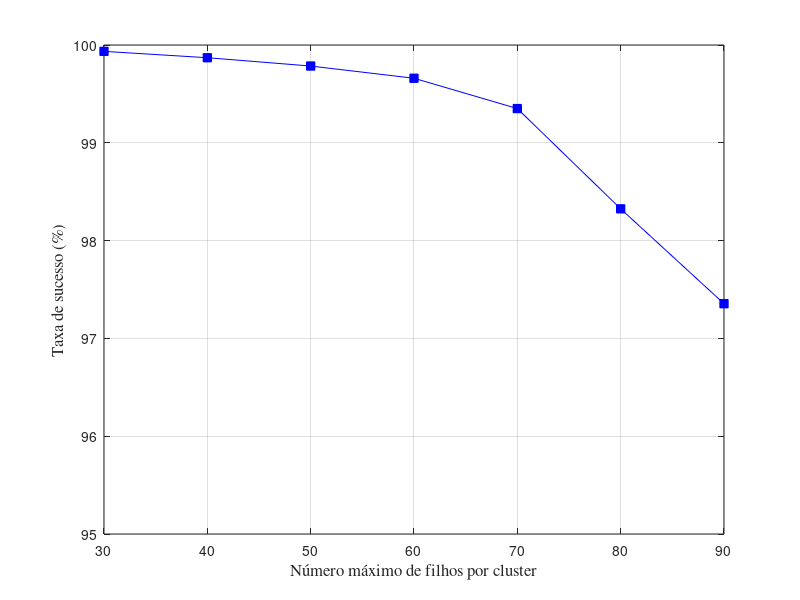

Recreate this plot in MATLAB.
clear all
close all

x = [30 ;40 ;50 ;60 ;70 ;80 ;90]
tx  = [0.99935   ;0.9987    ;0.99785   ;0.9966    ;0.9935    ;0.98325   ;0.97355];

plot(x,100*tx,'-bs','MarkerSize',6, 'MarkerFaceColor','b');
grid on

ylim([95 100])

xlabel('Número máximo de filhos por cluster','FontSize',12,'FontName','Times');
ylabel('Taxa de sucesso (%)','FontSize',12,'FontName','Times');